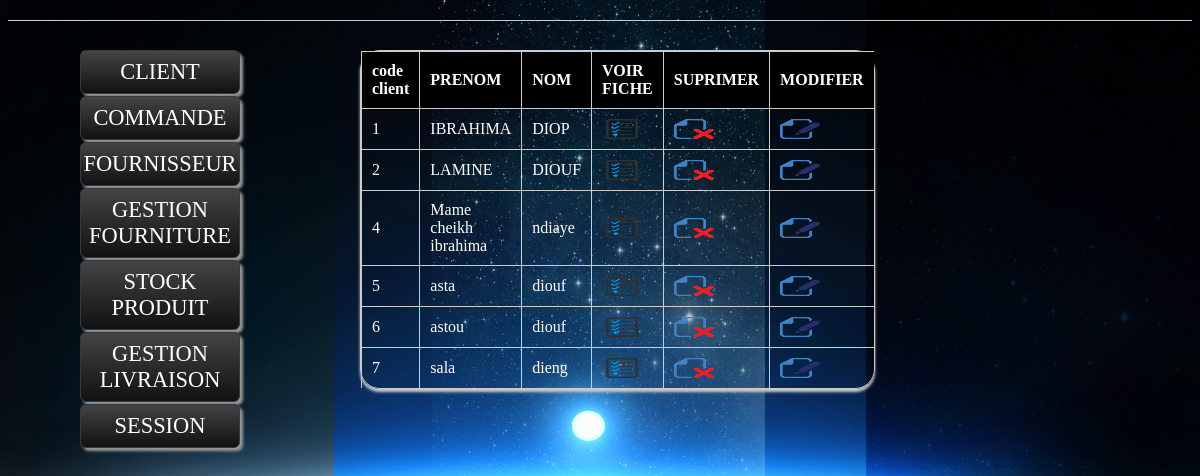
Screenshot of /client.php (signed in) with the database file from the repository.
### tables this page shows
CREATE TABLE IF NOT EXISTS `client` (
  `codecli` int(11) NOT NULL AUTO_INCREMENT,
  `nomcli` varchar(15) NOT NULL,
  `prenomcli` varchar(25) NOT NULL,
  `login` varchar(15) NOT NULL,
  `passeword` varchar(8) NOT NULL,
  `telephonecli` int(11) NOT NULL,
  `adressecli` varchar(25) NOT NULL,
  `typecli` varchar(25) NOT NULL,
  `photocli` varchar(30) NOT NULL,
  PRIMARY KEY (`codecli`)
);

### client.php (the view, shortened to what this page needs)
	<?php
include("connectionM.php");
if(isset($_SESSION['codecli']))
{
$req="SELECT codecli,prenomcli,nomcli FROM client";
$resultat=mysql_query($req);
?>
<!DOCTYPE html PUBLIC "-//W3C//DTD XHTML 1.0 Transitional//EN" "http://www.w3.org/TR/xhtml1/DTD/xhtml1-transitional.dtd">
<html xmlns="http://www.w3.org/1999/xhtml">
<head>
<link rel="stylesheet" href="design.css"  />
<link rel="stylesheet" type="text/css" href="decor.css">
</head>
<body>
<?php include("enteteE.php") ?>
<?php include("navigationE.php") ?>
<table class="bordered">
  <h1> LISTE DES CLIENTS </h1>
<thead>
<tr>
  <th>code client</th>
  <th>PRENOM</th>
  <th>NOM</th>
  <th>VOIR FICHE</th>
  <th>SUPRIMER</th>
  <th>MODIFIER</th>
</tr>
</thead>
<?php while($recup=mysql_fetch_array($resultat)){?>
<tr>
<td> <?php echo $recup['codecli'];?> </td>
<td> <?php echo $recup['prenomcli'];?> </td>
<td> <?php echo $recup['nomcli'];?> </td>
<td> <a href="ficheclient.php?codecli=<?php echo $recup['codecli'];?>"><img src="icone_bon_commande.png" width="40" height="20" ;/> </a></td>
<td> <a href="client.php?codecli=<?php echo $recup['codecli'];?>&supp=ok"><img src="icone_supprimer.png" width="40" height="20"/> </a></td>
<td> <a href="modifieCli.php?codecli=<?php echo $recup['codecli'];?>"><img src="icone_modifier.png" width="40" height="20"/>  </a></td>
</tr>
<?php } ?>
</table>
</body>
</html>
<?php
}
else{
	header("Location:index.php");
}
?>

### connectionM.php (shortened to what this page needs)
<!DOCTYPE html PUBLIC "-//W3C//DTD XHTML 1.0 Transitional//EN" "http://www.w3.org/TR/xhtml1/DTD/xhtml1-transitional.dtd">
<html xmlns="http://www.w3.org/1999/xhtml">
<head>
</head>
<body>
</body>
</html>

### enteteE.php (shortened to what this page needs)
<?php
include ("connectionM.php");
?>
<!DOCTYPE html PUBLIC "-//W3C//DTD XHTML 1.0 Transitional//EN" "http://www.w3.org/TR/xhtml1/DTD/xhtml1-transitional.dtd">
<html xmlns="http://www.w3.org/1999/xhtml">
<head>
</head>
<body>
</body>
</html>

### navigationE.php (shortened to what this page needs)
<?php
include ("connectionM.php");
?>
<!DOCTYPE html PUBLIC "-//W3C//DTD XHTML 1.0 Transitional//EN" "http://www.w3.org/TR/xhtml1/DTD/xhtml1-transitional.dtd">
<html xmlns="http://www.w3.org/1999/xhtml">
<head>
</head>
<body>
<div id="menu_deroulant">
<ul id="menu-accordeon">
   <li><a href="#">CLIENT</a>
   </li>
    <li><a href="#">COMMANDE</a>
   </li>
   <li><a href="#">FOURNISSEUR</a>
   </li>
    <li><a href="#">GESTION FOURNITURE</a>
   </li>
   <li><a href="#">STOCK PRODUIT</a>
   </li>
    <li><a href="#">GESTION LIVRAISON</a>
   </li>
   <li><a href="#">SESSION</a>
   </li>
</ul>
</div>
</body>
</html>

### design.css (style rules this page uses)
body { background-color:#0000CC; }
h1 { border-bottom:1px solid #ccc; font-size:11px; letter-spacing:2px; text-transform:uppercase; }

### decor.css (style rules this page uses)
body { background-image:url(fnd.jpg); background-size:100%; }
#menu_deroulant { position:absolute; float:right; left:80px; top:50px; }
#menu-accordeon { padding:0px; margin:0; list-style:none; text-align: center; width: 160px; }
#menu-accordeon li { background-color:#36F; background-image:-moz-linear-gradient(#444, #111); background-image: webkit-gradient(linear, left bottom, left to, color-stop(0,#111),color-stop(1,#444)); background-image:-webkit-linear-gradient(#444, #111); background-image:-o-linear-gradient(#444, #111); background-image:-ms-linear-gradient(#444, #111); background-image:linear-gradient(#444, #111); border-radius: 6px; margin-bottom:2px; box-shadow: 3px 3px 3px #999; border:solid 1px #333A40; }
#menu-accordeon a { display:block; text-decoration: none; color:#FFFFFF; padding: 8px 0; font-family:"Minion Pro"; font-size:1.4em; }
table { position:absolute; border-spacing:0; width:500px; top:50px; left:360px; text-align:center; font-size:16px; font-family:"Times New Roman", Times, serif; color:#FFFFFF; }
.bordered { border:solid #ccc 1px; -moz-border-radius:20px; -webkit-border-radius:20px; border-radius:20px; -webkit-box-shadow:0 3px 3px #ccc; -moz-box-shadow:0 3px 3px #ccc; box-shadow:0 3px 3px #ccc; }
.bordered td, .bordered th { border-left:1px solid #ccc; border-top:1px solid #ccc; padding: 10px; text-align:left; }
.bordered th { background-color:#000000; background-image:-webkit-gradient(linear, left top,left bottom,from(#ebf3fc),to(#dce9f9); background-image:-webkit-linear-gradient(top,#ebf3fc,#dce9f9); background-image:-moz-linear-gradient(top,#ebf3fc,#dce9f9); background-image:-ms-linear-gradient(top,#ebf3fc,#dce9f9); background-image:-o-linear-gradient(top,#ebf3fc,#dce9f9); background-image:linear-gradient(top,#ebf3fc,#dce9f9); -webkit-box-shadow:0 1px 0 rgba(255,255,255,.8)inset; -moz-box-shadow:0 1px 0 rgba(255,255,255,.8)inset; box-shadow:0 1px 0 rgba(255,255,255,.8)inset; border-top:none; text-shadow:0 1px 0 rgba(255,255,255,.5); }
.bordered td:first-child, .bordered th:first-child { border-left:none; }
.bordered th:first-child { -moz-border-radius:20px 0 0 0; -webkit-border-radius:20px 0 0 0; border-radius:20px 0 0 0; }
.bordered th:last-child { -moz-border-radius:0 20px 0 0; -webkit-border-radius:0 20px 0 0; border-radius:0 20px 0 0; }
.bordered tr:last-child td:last-child { -moz-border-radius:0 0 0 20px; -webkit-border-radius:0 0 0 20px; border-radius:0 0 0 20px; }
.bordered tr:last-child td:last-child { -moz-border-radius:0 0 20px 0; -webkit-border-radius:0 0 20px 0; border-radius:0 0 20px 0; }
body:before { content:""; position:fixed; z-index:100; top:-10px; left:-10px; width:110%; height:10px; -webkit-box-shadow:0px 0px 10px rgba(0,0,0,.8); -moz-box-shadow:0px 0px 10px rgba(0,0,0,.8); -na-box-shadow:0px 0px 10px rgba(0,0,0,.8); -o-box-shadow:0px 0px 10px rgba(0,0,0,.8); box-shadow:0px 0px 10px rgba(0,0,0,.8); }

### rows the page displays
client: codecli "1", prenomcli "IBRAHIMA", nomcli "DIOP"
client: codecli "2", prenomcli "LAMINE", nomcli "DIOUF"
client: codecli "4", prenomcli "Mame cheikh ibrahima", nomcli "ndiaye"
client: codecli "5", prenomcli "asta", nomcli "diouf"
client: codecli "6", prenomcli "astou", nomcli "diouf"
client: codecli "7", prenomcli "sala", nomcli "dieng"
